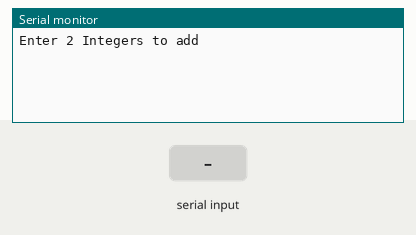
Recording of a sketch running on a simulated Arduino Uno, built with avr-gcc and run on an emulated ATmega328P. Parts: the last lines printed to the serial monitor. The test bench sets the inputs (shaded band).

Above: at 1.2 s.
1.3 s: "90,45\n" received over Serial
At 1.8 s:
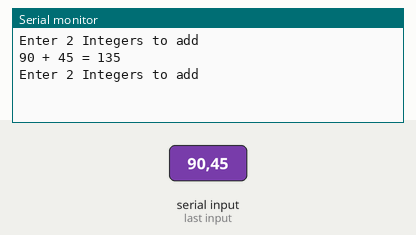
2.8 s: "30,150\n" received over Serial
At 4.9 s:
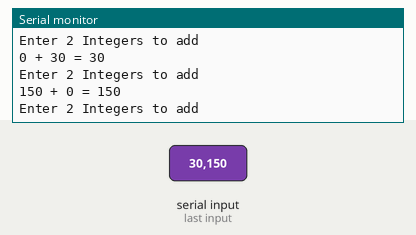

The sketch:

HW2_201824604.ino
```cpp
int nState = 1;

void setup() {
  // put your setup code here, to run once:
  Serial.begin(9600);
}

void loop() {
  // put your main code here, to run repeatedly:
  if(nState){
    Serial.println("Enter 2 Integers to add");
    nState = 0;
  }

  while(Serial.available() == 0) {}
  int num1 = Serial.parseInt();

  while(Serial.available() == 0) {}
  int num2 = Serial.parseInt();

  int sum = num1 + num2;

  Serial.print(num1);
  Serial.print(" + ");
  Serial.print(num2);
  Serial.print(" = ");
  Serial.println(sum);

  nState = 1;
}
```

Measured:
- after the input at 1.3 s, the serial monitor: prints a new line at once (image 1)
- after the input at 2.8 s, the serial monitor: prints a new line at once (image 2)
